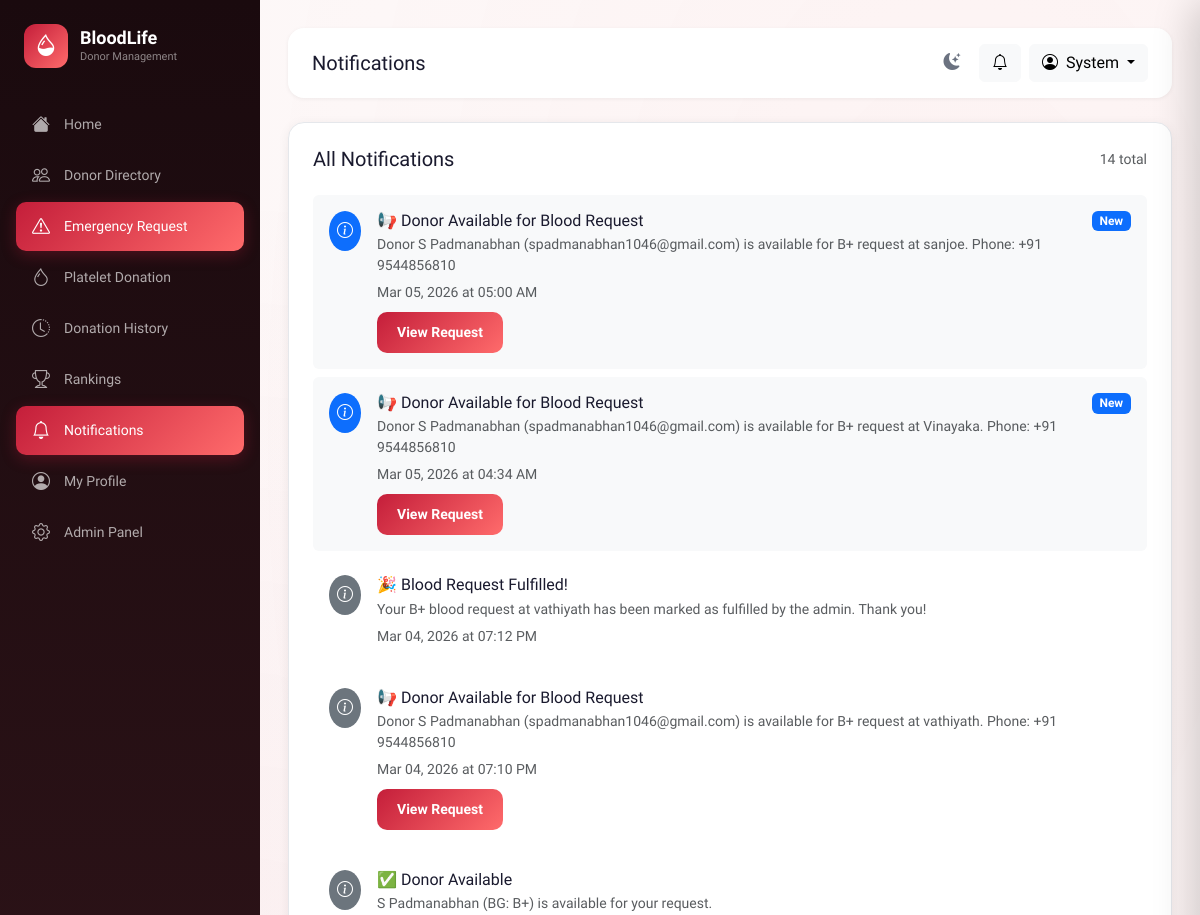
Page /requests/notifications (signed in, upper part) on the earlier database version.
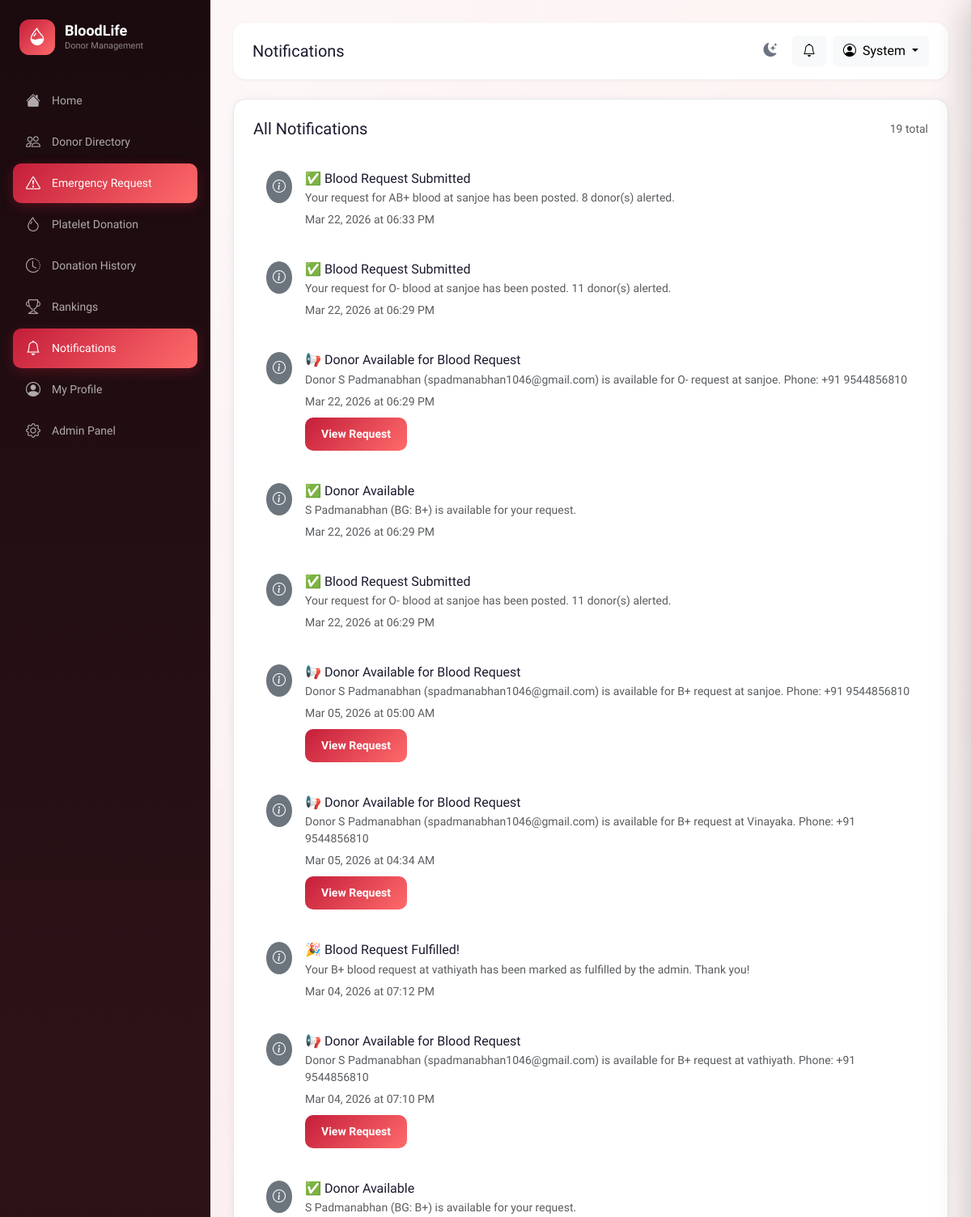
Same page on the later database version.
### app/models.py (models this page shows, shortened)
class User(UserMixin, db.Model):
    __tablename__ = 'users'
    id = db.Column(db.Integer, primary_key=True)
    name = db.Column(db.String(100), nullable=False)
    email = db.Column(db.String(150), unique=True, nullable=False, index=True)
    password_hash = db.Column(db.String(256), nullable=False)
    role = db.Column(db.String(10), default='user')          # 'user' | 'admin'
    is_active = db.Column(db.Boolean, default=True)
    is_blocked = db.Column(db.Boolean, default=False)
    created_at = db.Column(db.DateTime, default=datetime.utcnow)
    last_login = db.Column(db.DateTime)
    profile = db.relationship('DonorProfile', back_populates='user',
                               uselist=False, cascade='all, delete-orphan')
    blood_requests = db.relationship('BloodRequest', back_populates='requester',
                                      foreign_keys='BloodRequest.user_id',
                                      cascade='all, delete-orphan')
    donation_history = db.relationship('DonationHistory', back_populates='donor',
                                        cascade='all, delete-orphan')
    platelet_donations = db.relationship('PlateletDonation', back_populates='donor',
                                          cascade='all, delete-orphan')
    notifications = db.relationship('Notification', back_populates='user',
                                     cascade='all, delete-orphan')
    eligibility_checks = db.relationship('EligibilityCheck', back_populates='user',
                                          cascade='all, delete-orphan')
    @property
    def is_admin(self):
        return self.role == 'admin'

class Notification(db.Model):
    __tablename__ = 'notifications'
    id = db.Column(db.Integer, primary_key=True)
    user_id = db.Column(db.Integer, db.ForeignKey('users.id'), nullable=False)
    title = db.Column(db.String(200), nullable=False)
    message = db.Column(db.Text, nullable=False)
    notif_type = db.Column(db.String(30), default='info')  # 'info' | 'request' | 'reminder' | 'alert'
    related_id = db.Column(db.Integer)                     # optional FK to request/donation
    is_read = db.Column(db.Boolean, default=False)
    created_at = db.Column(db.DateTime, default=datetime.utcnow)
    user = db.relationship('User', back_populates='notifications')

### app/requests_bp/routes.py (the view)
@requests.route('/notifications')
@login_required
def notifications():
    notifs = (Notification.query.filter_by(user_id=current_user.id)
              .order_by(Notification.created_at.desc()).all())
    for n in notifs:
        n.is_read = True
    db.session.commit()
    return render_template('requests/notifications.html', notifications=notifs,
                           unread=0)

### app/templates/requests/notifications.html (shortened to what this page needs)
{% extends "base.html" %}
{% block page_title %}Notifications{% endblock %}
{% block content %}
<div class="card-custom p-4">
    <div class="d-flex justify-content-between align-items-center mb-4">
        <h5 class="mb-0">All Notifications</h5>
        <span class="text-muted small">{{ notifications|length }} total</span>
    </div>
    {% if notifications %}
    {% for n in notifications %}
    <div class="d-flex align-items-start gap-3 p-3 {{ 'bg-light' if not n.is_read }} rounded mb-2">
        <div
            class="rounded-circle p-2 {{ 'bg-primary' if not n.is_read else 'bg-secondary' }} text-white flex-shrink-0">
            <i
                class="bi {{ 'bi-exclamation-triangle' if n.notif_type == 'request' else ('bi-bell' if n.notif_type == 'reminder' else 'bi-info-circle') }}"></i>
        </div>
        <div class="flex-grow-1">
            <h6 class="mb-1">{{ n.title }}</h6>
            <p class="text-muted small mb-1">{{ n.message }}</p>
            <small class="text-muted">{{ n.created_at.strftime('%b %d, %Y at %I:%M %p') }}</small>
            {% if n.notif_type == 'request' and n.related_id %}
            <br><a href="{{ url_for('requests.view_request', req_id=n.related_id) }}"
                class="btn btn-primary-custom btn-sm mt-2">View Request</a>
            {% elif n.notif_type == 'alert' and n.related_id %}
            <div class="mt-2 d-flex gap-2">
                <a href="{{ url_for('requests.view_request', req_id=n.related_id) }}"
                    class="btn btn-primary-custom btn-sm">View Request</a>
            </div>
            {% endif %}
        </div>
        {% if not n.is_read %}<span class="badge bg-primary flex-shrink-0">New</span>{% endif %}
    </div>
    {% endfor %}
    {% else %}
    <div class="text-center py-5">
        <i class="bi bi-bell-slash" style="font-size:60px;color:var(--border);"></i>
        <p class="text-muted mt-3">No notifications yet.</p>
    </div>
    {% endif %}
</div>
{% endblock %}

### app/templates/base.html (shortened to what this page needs)
<!DOCTYPE html>
<html lang="en">
<head>
    <link href="https://cdn.jsdelivr.net/npm/bootstrap@5.3.2/dist/css/bootstrap.min.css" rel="stylesheet">
    <link rel="stylesheet" href="https://cdn.jsdelivr.net/npm/bootstrap-icons@1.11.1/font/bootstrap-icons.css">
    <link rel="stylesheet" href="{{ url_for('static', filename='css/style.css') }}">
</head>
<body data-auth="{{ 'true' if current_user.is_authenticated else 'false' }}" >
    <div class="toast-container position-fixed top-0 end-0 p-3" style="z-index:9999;" id="toastContainer"></div>
    {% if current_user.is_authenticated %}
    <aside class="sidebar" id="sidebar">
        <div class="sidebar-logo">
            <div class="sidebar-logo-icon"><i class="bi bi-droplet-half"></i></div>
            <div>
                <h2>BloodLife</h2>
                <span>Donor Management</span>
            </div>
        </div>
        <nav>
            <ul class="list-unstyled">
                <li class="nav-item">
                    <a class="nav-link-custom {% if request.endpoint == 'main.dashboard' %}active{% endif %}"
                        href="{{ url_for('main.dashboard') }}">
                        <i class="bi bi-house-fill"></i><span>Home</span>
                    </a>
                </li>
                <li class="nav-item">
                    <a class="nav-link-custom {% if request.blueprint == 'donor' and 'directory' in request.endpoint %}active{% endif %}"
                        href="{{ url_for('donor.directory') }}">
                        <i class="bi bi-people"></i><span>Donor Directory</span>
                    </a>
                </li>
                <li class="nav-item">
                    <a class="nav-link-custom {% if request.blueprint == 'requests' %}active{% endif %}"
                        href="{{ url_for('requests.index') }}">
                        <i class="bi bi-exclamation-triangle"></i><span>Emergency Request</span>
                        {% set active_count = active_request_count|default(0) %}
                    </a>
                </li>
                <li class="nav-item">
                    <a class="nav-link-custom {% if 'platelet' in request.endpoint|default('') %}active{% endif %}"
                        href="{{ url_for('donor.platelet') }}">
                        <i class="bi bi-droplet"></i><span>Platelet Donation</span>
                    </a>
                </li>
                <li class="nav-item">
                    <a class="nav-link-custom {% if 'history' in request.endpoint|default('') %}active{% endif %}"
                        href="{{ url_for('donor.history') }}">
                        <i class="bi bi-clock-history"></i><span>Donation History</span>
                    </a>
                </li>
                <li class="nav-item">
                    <a class="nav-link-custom {% if 'rankings' in request.endpoint|default('') %}active{% endif %}"
                        href="{{ url_for('donor.rankings') }}">
                        <i class="bi bi-trophy"></i><span>Rankings</span>
                    </a>
                </li>
                <li class="nav-item position-relative">
                    <a class="nav-link-custom {% if 'notifications' in request.endpoint|default('') %}active{% endif %}"
                        href="{{ url_for('requests.notifications') }}">
                        <i class="bi bi-bell"></i><span>Notifications</span>
                        {% set unread = unread|default(0) %}
                    </a>
                </li>
                <li class="nav-item">
                    <a class="nav-link-custom {% if 'profile' in request.endpoint|default('') %}active{% endif %}"
                        href="{{ url_for('donor.profile') }}">
                        <i class="bi bi-person-circle"></i><span>My Profile</span>
                    </a>
                </li>
                {% if current_user.is_admin %}
                <li class="nav-item">
                    <a class="nav-link-custom {% if request.blueprint == 'admin' %}active{% endif %}"
                        href="{{ url_for('admin.index') }}">
                        <i class="bi bi-gear"></i><span>Admin Panel</span>
                    </a>
                </li>
                {% endif %}
            </ul>
        </nav>
    </aside>
    <main class="main-content" id="mainContent">
        <div class="header mb-4">
            <div class="header-left">
                <div>
                    <h5 class="mb-0">{% block page_title %}Home{% endblock %}</h5>
                </div>
            </div>
            <div class="d-flex align-items-center gap-2">
                <button class="theme-toggle" id="themeToggleBtn" onclick="toggleTheme()" title="Toggle dark/light mode">
                    <i class="bi bi-moon-stars-fill" id="themeIcon"></i>
                </button>
                <button class="btn btn-light position-relative" id="notifBellBtn" onclick="openNotifDrawer()"
                    title="Notifications">
                    <i class="bi bi-bell" id="bellIcon"></i>
                </button>
                <div class="dropdown">
                    <button class="btn btn-light dropdown-toggle" data-bs-toggle="dropdown">
                        <i class="bi bi-person-circle me-2"></i>{{ current_user.name.split()[0] }}
                    </button>
                </div>
            </div>
        </div>
        {% block content %}{% endblock %}
    </main>
    {% endif %}
</body>
</html>

### app/static/css/style.css (style rules this page uses)
:root { --primary: #C41E3A; --primary-dark: #8B0000; --primary-light: #FFE4E9; --accent: #FF6B6B; --bg-main: #FDF8F8; --bg-card: #FFFFFF; --text-primary: #1A1A2E; --text-secondary: #6B7280; --text-muted: #9CA3AF; --border: #E5E7EB; --success: #10B981; --warning: #F59E0B; --danger: #EF4444; --info: #3B82F6; --sidebar-width: 260px; --header-height: 72px; }
* { box-sizing: border-box; transition: background-color .25s ease, border-color .25s ease, color .18s ease; }
*, *::before, *::after { transition-property: background-color, border-color, color; }
body { font-family: 'Plus Jakarta Sans', system-ui, sans-serif; background: var(--bg-main); color: var(--text-primary); margin: 0; padding: 0; overflow-x: hidden; }
.sidebar { position: fixed; left: 0; top: 0; bottom: 0; width: var(--sidebar-width); background: linear-gradient(180deg, #1A0A0E 0%, #2D1318 50%, #1A0A0E 100%); display: flex; flex-direction: column; padding: 24px 16px; z-index: 1000; transition: transform .3s ease; overflow-y: auto; }
.sidebar-logo { display: flex; align-items: center; gap: 12px; margin-bottom: 32px; padding: 0 8px; }
.sidebar-logo-icon { width: 44px; height: 44px; border-radius: 12px; background: linear-gradient(135deg, var(--primary), var(--accent)); display: flex; align-items: center; justify-content: center; font-size: 22px; color: white; flex-shrink: 0; }
.sidebar-logo h2 { color: white; font-size: 18px; font-weight: 700; margin: 0; }
.sidebar-logo span { color: rgba(255, 255, 255, .5); font-size: 11px; display: block; }
.nav-link-custom { display: flex; align-items: center; gap: 14px; color: rgba(255, 255, 255, .65); padding: 11px 16px; border-radius: 10px; margin-bottom: 2px; text-decoration: none; font-size: 14px; font-weight: 500; transition: all .2s; }
.nav-link-custom.active { color: white; background: linear-gradient(135deg, var(--primary), var(--accent)); box-shadow: 0 4px 15px rgba(196, 30, 58, .3); }
.nav-link-custom i { font-size: 18px; }
.main-content { margin-left: var(--sidebar-width); padding: 28px; min-height: 100vh; transition: margin .3s ease; }
.header { display: flex; align-items: center; justify-content: space-between; background: white; padding: 16px 24px; border-radius: 16px; box-shadow: 0 1px 4px rgba(0, 0, 0, .06); }
.header-left { display: flex; align-items: center; gap: 16px; }
.card-custom { background: var(--bg-card); border-radius: 16px; box-shadow: 0 2px 12px rgba(0, 0, 0, .06); border: 1px solid var(--border); transition: box-shadow .2s, transform .2s; }
.btn-primary-custom { background: linear-gradient(135deg, var(--primary), var(--accent)); color: white; border: none; border-radius: 10px; padding: 10px 20px; font-weight: 600; transition: all .2s; cursor: pointer; }
.theme-toggle { width: 38px; height: 38px; border: none; border-radius: 10px; background: rgba(255, 255, 255, .08); color: var(--text-secondary); display: flex; align-items: center; justify-content: center; cursor: pointer; font-size: 17px; transition: background .2s, color .2s, transform .2s !important; flex-shrink: 0; }

Differences in the rows shown:
added Notification: title "✅ Blood Request Submitted", message "Your request for AB+ blood at sanjoe has been posted. 8 donor(s) alerted.", created_at "Mar 22, 2026 at 06:33 PM"
added Notification: title "✅ Blood Request Submitted", message "Your request for O- blood at sanjoe has been posted. 11 donor(s) alerted.", created_at "Mar 22, 2026 at 06:29 PM"
added Notification: title "📢 Donor Available for Blood Request", message "Donor S Padmanabhan (spadmanabhan1046@gmail.com) is available for O- request at sanjoe. Phone: +91 9544856810", created_at "Mar 22, 2026 at 06:29 PM"
added Notification: title "✅ Donor Available", message "S Padmanabhan (BG: B+) is available for your request.", created_at "Mar 22, 2026 at 06:29 PM"
added Notification: title "✅ Blood Request Submitted", message "Your request for O- blood at sanjoe has been posted. 11 donor(s) alerted.", created_at "Mar 22, 2026 at 06:29 PM"
changed Notification "Mar 05, 2026 at 05:00 AM": no longer shows "New"
changed Notification "Mar 05, 2026 at 04:34 AM": no longer shows "New"
Other differences:
{{ notifications|length }}: "14" → "19"
